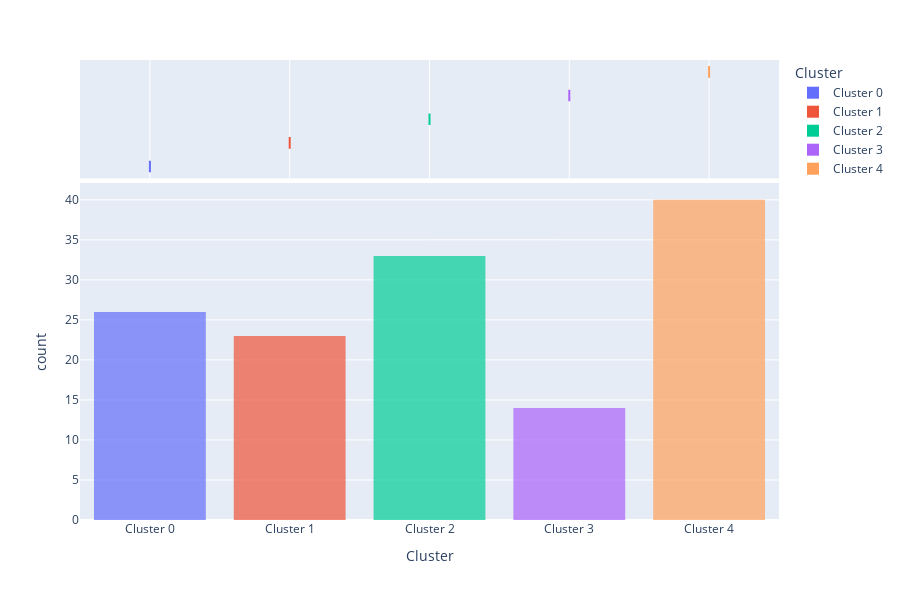

The notebook cell saved with this chart:
### Code cell
plot_model(model_kmeans, plot = 'distribution')

### Figure 1 — Plotly figure (JSON) as saved in the notebook; plotly's stock layout.template omitted (floating-point values rounded to 4 significant figures)
{"data": [{"alignmentgroup": "True", "bingroup": "x", "hovertemplate": "Cluster=%{x}<br>count=%{y}<extra></extra>", "legendgroup": "Cluster 0", "marker": {"color": "#636efa", "opacity": 0.7, "pattern": {"shape": ""}}, "name": "Cluster 0", "offsetgroup": "Cluster 0", "orientation": "v", "showlegend": true, "type": "histogram", "x": ["Cluster 0", "Cluster 0", "Cluster 0", "Cluster 0", "Cluster 0", "Cluster 0", "Cluster 0", "Cluster 0", "Cluster 0", "Cluster 0", "Cluster 0", "Cluster 0", "Cluster 0", "Cluster 0", "Cluster 0", "Cluster 0", "Cluster 0", "Cluster 0", "Cluster 0", "Cluster 0", "Cluster 0", "Cluster 0", "Cluster 0", "Cluster 0", "Cluster 0", "Cluster 0"], "xaxis": "x", "yaxis": "y"}, {"alignmentgroup": "True", "customdata": [[1, 1, 2], [1, 1, 2], [2, 1, 1], [1, 1, 1], [1, 1, 3], [2, 1, 1], [2, 1, 1], [1, 1, 2], [1, 1, 3], [1, 1, 1], [1, 1, 2], [1, 1, 1], [1, 1, 2], [1, 1, 1], [2, 1, 1], [1, 1, 2], [2, 1, 1], [1, 1, 1], [1, 1, 2], [2, 1, 1], [2, 1, 1], [2, 1, 1], [1, 1, 1], [1, 1, 2], [1, 1, 1], [1, 1, 2]], "hovertemplate": "Cluster=%{x}<br>Escala R=%{customdata[0]}<br>Escala F=%{customdata[1]}<br>Escala M=%{customdata[2]}<extra></extra>", "legendgroup": "Cluster 0", "marker": {"color": "#636efa"}, "name": "Cluster 0", "notched": true, "offsetgroup": "Cluster 0", "showlegend": false, "type": "box", "x": ["Cluster 0", "Cluster 0", "Cluster 0", "Cluster 0", "Cluster 0", "Cluster 0", "Cluster 0", "Cluster 0", "Cluster 0", "Cluster 0", "Cluster 0", "Cluster 0", "Cluster 0", "Cluster 0", "Cluster 0", "Cluster 0", "Cluster 0", "Cluster 0", "Cluster 0", "Cluster 0", "Cluster 0", "Cluster 0", "Cluster 0", "Cluster 0", "Cluster 0", "Cluster 0"], "xaxis": "x2", "yaxis": "y2"}, {"alignmentgroup": "True", "bingroup": "x", "hovertemplate": "Cluster=%{x}<br>count=%{y}<extra></extra>", "legendgroup": "Cluster 1", "marker": {"color": "#EF553B", "opacity": 0.7, "pattern": {"shape": ""}}, "name": "Cluster 1", "offsetgroup": "Cluster 1", "orientation": "v", "showlegend": true, "type": "histogram", "x": ["Cluster 1", "Cluster 1", "Cluster 1", "Cluster 1", "Cluster 1", "Cluster 1", "Cluster 1", "Cluster 1", "Cluster 1", "Cluster 1", "Cluster 1", "Cluster 1", "Cluster 1", "Cluster 1", "Cluster 1", "Cluster 1", "Cluster 1", "Cluster 1", "Cluster 1", "Cluster 1", "Cluster 1", "Cluster 1", "Cluster 1"], "xaxis": "x", "yaxis": "y"}, {"alignmentgroup": "True", "customdata": [[4, 3, 5], [5, 4, 3], [5, 3, 3], [5, 3, 3], [5, 3, 4], [5, 4, 4], [5, 3, 4], [4, 2, 4], [4, 4, 3], [5, 3, 4], [5, 3, 5], [3, 3, 3], [5, 3, 4], [4, 2, 4], [5, 4, 4], [5, 3, 4], [5, 3, 5], [4, 3, 4], [5, 4, 4], [4, 3, 3], [5, 3, 3], [5, 3, 4], [4, 4, 4]], "hovertemplate": "Cluster=%{x}<br>Escala R=%{customdata[0]}<br>Escala F=%{customdata[1]}<br>Escala M=%{customdata[2]}<extra></extra>", "legendgroup": "Cluster 1", "marker": {"color": "#EF553B"}, "name": "Cluster 1", "notched": true, "offsetgroup": "Cluster 1", "showlegend": false, "type": "box", "x": ["Cluster 1", "Cluster 1", "Cluster 1", "Cluster 1", "Cluster 1", "Cluster 1", "Cluster 1", "Cluster 1", "Cluster 1", "Cluster 1", "Cluster 1", "Cluster 1", "Cluster 1", "Cluster 1", "Cluster 1", "Cluster 1", "Cluster 1", "Cluster 1", "Cluster 1", "Cluster 1", "Cluster 1", "Cluster 1", "Cluster 1"], "xaxis": "x2", "yaxis": "y2"}, {"alignmentgroup": "True", "bingroup": "x", "hovertemplate": "Cluster=%{x}<br>count=%{y}<extra></extra>", "legendgroup": "Cluster 2", "marker": {"color": "#00cc96", "opacity": 0.7, "pattern": {"shape": ""}}, "name": "Cluster 2", "offsetgroup": "Cluster 2", "orientation": "v", "showlegend": true, "type": "histogram", "x": ["Cluster 2", "Cluster 2", "Cluster 2", "Cluster 2", "Cluster 2", "Cluster 2", "Cluster 2", "Cluster 2", "Cluster 2", "Cluster 2", "Cluster 2", "Cluster 2", "Cluster 2", "Cluster 2", "Cluster 2", "Cluster 2", "Cluster 2", "Cluster 2", "Cluster 2", "Cluster 2", "Cluster 2", "Cluster 2", "Cluster 2", "Cluster 2", "Cluster 2", "Cluster 2", "Cluster 2", "Cluster 2", "Cluster 2", "Cluster 2", "Cluster 2", "Cluster 2", "Cluster 2"], "xaxis": "x", "yaxis": "y"}, {"alignmentgroup": "True", "customdata": [[5, 1, 3], [4, 1, 3], [4, 1, 4], [5, 1, 1], [4, 2, 3], [5, 2, 3], [5, 2, 3], [4, 1, 3], [5, 2, 2], [5, 3, 2], [5, 2, 2], [4, 1, 2], [4, 1, 2], [5, 1, 1], [4, 1, 2], [4, 1, 4], [4, 2, 3], [4, 3, 2], [5, 2, 3], [5, 1, 4], [5, 1, 2], [5, 1, 2], [5, 2, 3], [4, 1, 2], [5, 1, 2], [4, 2, 3], [5, 1, 2], [5, 2, 3], [4, 1, 1], [4, 1, 3], [5, 1, 2], [5, 2, 3], [4, 1, 2]], "hovertemplate": "Cluster=%{x}<br>Escala R=%{customdata[0]}<br>Escala F=%{customdata[1]}<br>Escala M=%{customdata[2]}<extra></extra>", "legendgroup": "Cluster 2", "marker": {"color": "#00cc96"}, "name": "Cluster 2", "notched": true, "offsetgroup": "Cluster 2", "showlegend": false, "type": "box", "x": ["Cluster 2", "Cluster 2", "Cluster 2", "Cluster 2", "Cluster 2", "Cluster 2", "Cluster 2", "Cluster 2", "Cluster 2", "Cluster 2", "Cluster 2", "Cluster 2", "Cluster 2", "Cluster 2", "Cluster 2", "Cluster 2", "Cluster 2", "Cluster 2", "Cluster 2", "Cluster 2", "Cluster 2", "Cluster 2", "Cluster 2", "Cluster 2", "Cluster 2", "Cluster 2", "Cluster 2", "Cluster 2", "Cluster 2", "Cluster 2", "Cluster 2", "Cluster 2", "Cluster 2"], "xaxis": "x2", "yaxis": "y2"}, {"alignmentgroup": "True", "bingroup": "x", "hovertemplate": "Cluster=%{x}<br>count=%{y}<extra></extra>", "legendgroup": "Cluster 3", "marker": {"color": "#ab63fa", "opacity": 0.7, "pattern": {"shape": ""}}, "name": "Cluster 3", "offsetgroup": "Cluster 3", "orientation": "v", "showlegend": true, "type": "histogram", "x": ["Cluster 3", "Cluster 3", "Cluster 3", "Cluster 3", "Cluster 3", "Cluster 3", "Cluster 3", "Cluster 3", "Cluster 3", "Cluster 3", "Cluster 3", "Cluster 3", "Cluster 3", "Cluster 3"], "xaxis": "x", "yaxis": "y"}, {"alignmentgroup": "True", "customdata": [[5, 4, 5], [5, 5, 3], [5, 5, 4], [5, 5, 4], [5, 5, 5], [5, 5, 4], [5, 5, 5], [5, 5, 4], [5, 5, 4], [5, 5, 5], [5, 5, 3], [5, 5, 3], [5, 5, 4], [5, 5, 4]], "hovertemplate": "Cluster=%{x}<br>Escala R=%{customdata[0]}<br>Escala F=%{customdata[1]}<br>Escala M=%{customdata[2]}<extra></extra>", "legendgroup": "Cluster 3", "marker": {"color": "#ab63fa"}, "name": "Cluster 3", "notched": true, "offsetgroup": "Cluster 3", "showlegend": false, "type": "box", "x": ["Cluster 3", "Cluster 3", "Cluster 3", "Cluster 3", "Cluster 3", "Cluster 3", "Cluster 3", "Cluster 3", "Cluster 3", "Cluster 3", "Cluster 3", "Cluster 3", "Cluster 3", "Cluster 3"], "xaxis": "x2", "yaxis": "y2"}, {"alignmentgroup": "True", "bingroup": "x", "hovertemplate": "Cluster=%{x}<br>count=%{y}<extra></extra>", "legendgroup": "Cluster 4", "marker": {"color": "#FFA15A", "opacity": 0.7, "pattern": {"shape": ""}}, "name": "Cluster 4", "offsetgroup": "Cluster 4", "orientation": "v", "showlegend": true, "type": "histogram", "x": ["Cluster 4", "Cluster 4", "Cluster 4", "Cluster 4", "Cluster 4", "Cluster 4", "Cluster 4", "Cluster 4", "Cluster 4", "Cluster 4", "Cluster 4", "Cluster 4", "Cluster 4", "Cluster 4", "Cluster 4", "Cluster 4", "Cluster 4", "Cluster 4", "Cluster 4", "Cluster 4", "Cluster 4", "Cluster 4", "Cluster 4", "Cluster 4", "Cluster 4", "Cluster 4", "Cluster 4", "Cluster 4", "Cluster 4", "Cluster 4", "Cluster 4", "Cluster 4", "Cluster 4", "Cluster 4", "Cluster 4", "Cluster 4", "Cluster 4", "Cluster 4", "Cluster 4", "Cluster 4"], "xaxis": "x", "yaxis": "y"}, {"alignmentgroup": "True", "customdata": [[3, 1, 3], [2, 1, 3], [3, 1, 1], [3, 1, 2], [3, 1, 2], [2, 1, 3], [3, 1, 1], [3, 1, 2], [2, 2, 2], [2, 1, 4], [3, 1, 2], [3, 2, 3], [2, 1, 2], [2, 1, 3], [3, 1, 1], [3, 1, 3], [3, 1, 2], [3, 1, 3], [3, 1, 2], [3, 1, 3], [2, 1, 2], [3, 1, 1], [2, 1, 2], [3, 1, 2], [2, 1, 3], [3, 1, 3], [2, 1, 2], [2, 1, 2], [2, 1, 2], [3, 1, 1], [2, 1, 2], [2, 1, 3], [3, 1, 2], [3, 2, 3], [3, 1, 1], [3, 1, 2], [3, 1, 2], [2, 1, 2], [3, 1, 2], [2, 1, 2]], "hovertemplate": "Cluster=%{x}<br>Escala R=%{customdata[0]}<br>Escala F=%{customdata[1]}<br>Escala M=%{customdata[2]}<extra></extra>", "legendgroup": "Cluster 4", "marker": {"color": "#FFA15A"}, "name": "Cluster 4", "notched": true, "offsetgroup": "Cluster 4", "showlegend": false, "type": "box", "x": ["Cluster 4", "Cluster 4", "Cluster 4", "Cluster 4", "Cluster 4", "Cluster 4", "Cluster 4", "Cluster 4", "Cluster 4", "Cluster 4", "Cluster 4", "Cluster 4", "Cluster 4", "Cluster 4", "Cluster 4", "Cluster 4", "Cluster 4", "Cluster 4", "Cluster 4", "Cluster 4", "Cluster 4", "Cluster 4", "Cluster 4", "Cluster 4", "Cluster 4", "Cluster 4", "Cluster 4", "Cluster 4", "Cluster 4", "Cluster 4", "Cluster 4", "Cluster 4", "Cluster 4", "Cluster 4", "Cluster 4", "Cluster 4", "Cluster 4", "Cluster 4", "Cluster 4", "Cluster 4"], "xaxis": "x2", "yaxis": "y2"}], "layout": {"barmode": "relative", "height": 600, "legend": {"title": {"text": "Cluster"}, "tracegroupgap": 0}, "margin": {"t": 60}, "xaxis": {"anchor": "y", "categoryarray": ["Cluster 0", "Cluster 1", "Cluster 2", "Cluster 3", "Cluster 4"], "categoryorder": "array", "domain": [0, 1], "title": {"text": "Cluster"}}, "xaxis2": {"anchor": "y2", "domain": [0, 1], "matches": "x", "showgrid": true, "showticklabels": false}, "yaxis": {"anchor": "x", "domain": [0, 0.7326], "title": {"text": "count"}}, "yaxis2": {"anchor": "x2", "domain": [0.7426, 1], "matches": "y2", "showgrid": false, "showline": false, "showticklabels": false, "ticks": ""}}}
